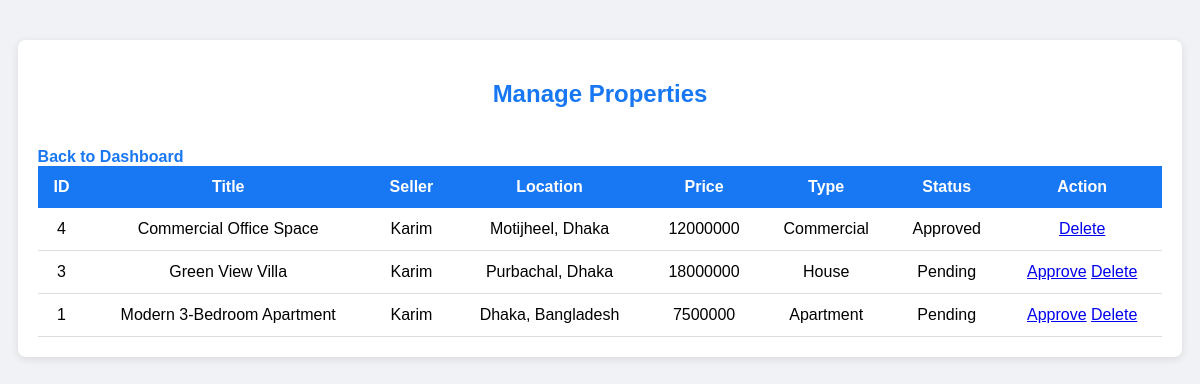
Before: /php/manage_properties.php (signed in) with the older database file.
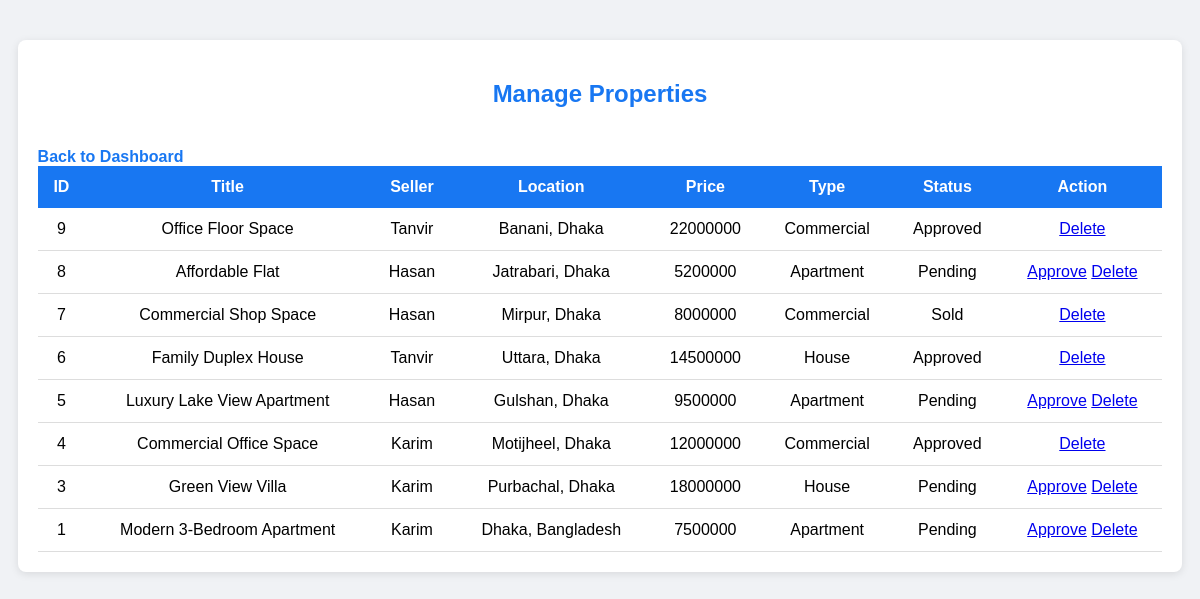
After: the same page with the newer database file.
### tables this page shows
CREATE TABLE `properties` (
  `property_id` int(11) NOT NULL,
  `seller_id` int(11) NOT NULL,
  `title` varchar(200) NOT NULL,
  `location` varchar(200) NOT NULL,
  `price` float NOT NULL,
  `type` varchar(50) NOT NULL,
  `status` enum('Pending','Approved','Sold') DEFAULT 'Pending'
);

CREATE TABLE `users` (
  `user_id` int(11) NOT NULL,
  `name` varchar(100) NOT NULL,
  `email` varchar(100) NOT NULL,
  `phone` varchar(20) NOT NULL,
  `password` varchar(255) NOT NULL,
  `user_type` enum('Seller','Buyer') NOT NULL
);

### php/manage_properties.php (the view, shortened to what this page needs)
<?php
include "../db/db.php";
$sql = "
    SELECT p.*, u.name AS seller_name
    FROM Properties p
    JOIN Users u ON p.seller_id = u.user_id
    ORDER BY p.property_id DESC
";
$result = $conn->query($sql);
?>
<!DOCTYPE html>
<html>
<head>
    <link rel="stylesheet" href="../css/manage_properties.css">
</head>
<body>
<div class="container">
    <h2>Manage Properties</h2>
    <a class="back" href="dashboard.php">Back to Dashboard</a>
    <table>
        <tr>
            <th>ID</th>
            <th>Title</th>
            <th>Seller</th>
            <th>Location</th>
            <th>Price</th>
            <th>Type</th>
            <th>Status</th>
            <th>Action</th>
        </tr>
        <?php while($row = $result->fetch_assoc()) { ?>
        <tr>
            <td><?= $row['property_id'] ?></td>
            <td><?= $row['title'] ?></td>
            <td><?= $row['seller_name'] ?></td>
            <td><?= $row['location'] ?></td>
            <td><?= $row['price'] ?></td>
            <td><?= $row['type'] ?></td>
            <td><?= $row['status'] ?></td>
            <td>
                <?php if ($row['status'] == 'Pending') { ?>
                    <a class="btn approve" href="?approve=<?= $row['property_id'] ?>">Approve</a>
                <?php } ?>
                <a class="btn delete" href="?delete=<?= $row['property_id'] ?>" onclick="return confirm('Are you sure you want to delete this property?')">Delete</a>
            </td>
        </tr>
        <?php } ?>
    </table>
</div>
</body>
</html>

Changed rows visible on the page:
added properties: property_id "9", title "Office Floor Space", seller.name "Tanvir", location "Banani, Dhaka", price "22000000", type "Commercial", status "Approved"
added properties: property_id "8", title "Affordable Flat", seller.name "Hasan", location "Jatrabari, Dhaka", price "5200000", type "Apartment", status "Pending"
added properties: property_id "7", title "Commercial Shop Space", seller.name "Hasan", location "Mirpur, Dhaka", price "8000000", type "Commercial", status "Sold"
added properties: property_id "6", title "Family Duplex House", seller.name "Tanvir", location "Uttara, Dhaka", price "14500000", type "House", status "Approved"
added properties: property_id "5", title "Luxury Lake View Apartment", seller.name "Hasan", location "Gulshan, Dhaka", price "9500000", type "Apartment", status "Pending"
